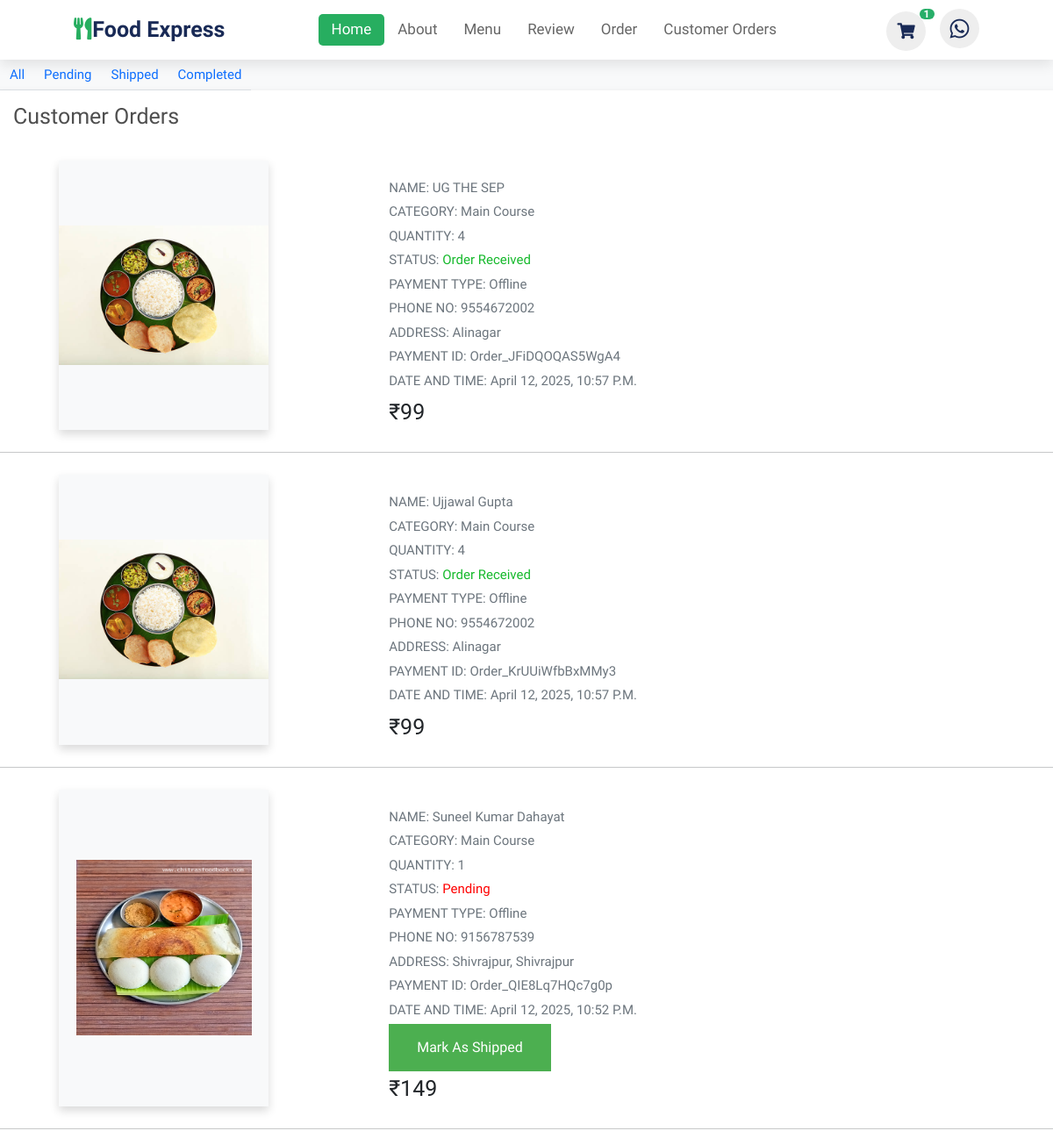
/customer-orders/ (signed in), run on an earlier commit of the app's database.
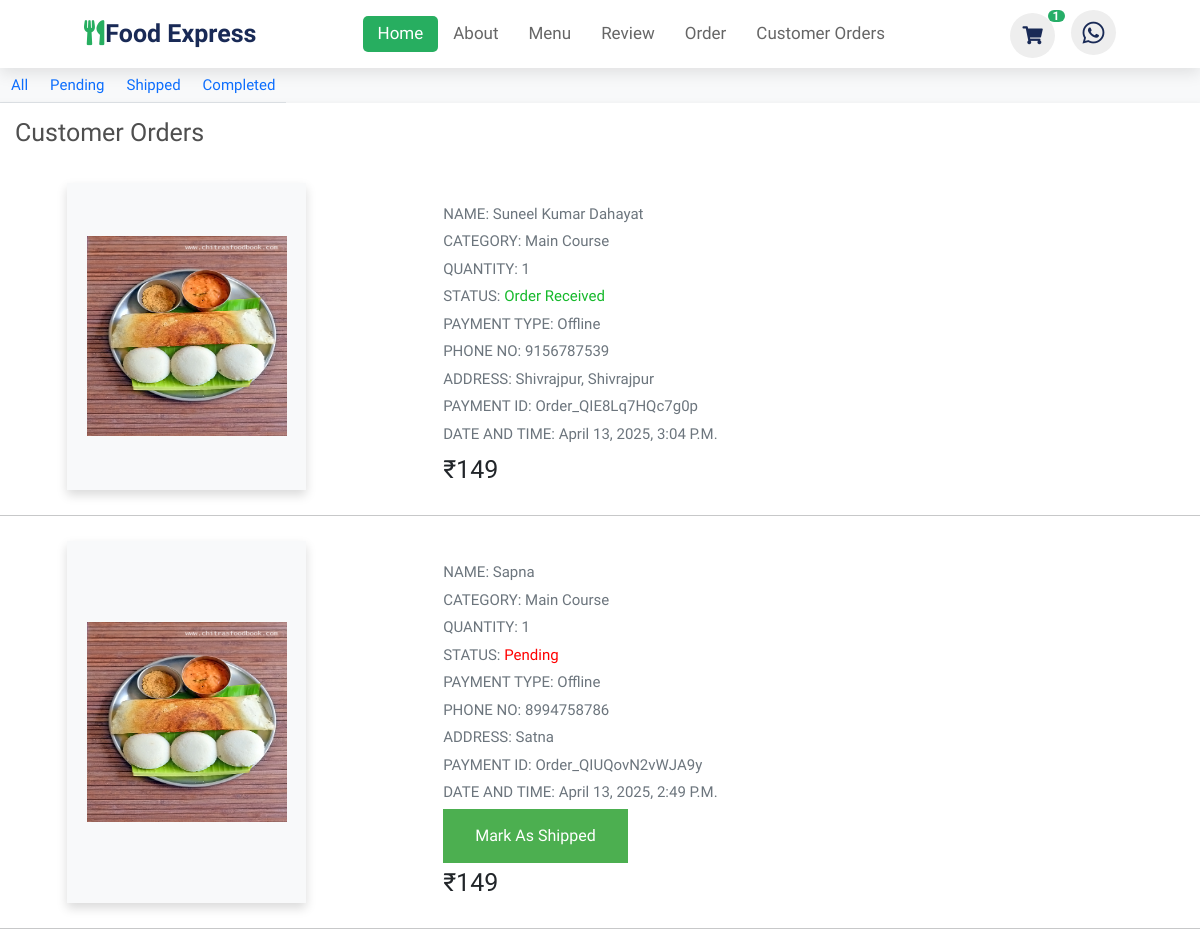
And on a later commit of the database.
### Home/models.py (models this page shows, shortened)
class Items(models.Model):
    food=models.ForeignKey(Food,on_delete=models.CASCADE)
    user=models.ForeignKey(User,on_delete=models.CASCADE)
    qty=models.IntegerField(default=1,blank=True)

class Food(models.Model):
    name=models.TextField()
    category=models.ForeignKey(Categories,on_delete=models.CASCADE)
    is_special=models.BooleanField()
    is_popular=models.BooleanField()
    price=models.IntegerField()
    image=models.FileField(upload_to="images")
    description=models.TextField()

class Order(models.Model):
    user=models.ForeignKey(User,on_delete=models.CASCADE)
    name=models.CharField(max_length=1000)
    address=models.TextField()
    phone=models.TextField()
    dish=models.ManyToManyField(Items)
    razorpay_payment_id=models.CharField(max_length=100,blank=True)
    pay_on_delivery=models.BooleanField(default=False)
    shipped=models.BooleanField(default=False)
    order_received=models.BooleanField(default=False)
    paid=models.BooleanField(default=False)
    date_time=models.DateTimeField(auto_now=True,blank=True)

class Categories(models.Model):
    name=models.TextField()

### User/views.py (the view)
    def mod_isauth(request):
        if 'username' in request.session.keys() or request.user in User.objects.all():
            return isauth(request)
        else:
            return redirect('signin')

### Home/views.py (called while the page is built)
@deco_auth
def Customer_Orders(request):
    if request.user.is_staff == True:
        filter=request.GET.get('filter')
        if filter=="pending":
            orders=Order.objects.filter(paid=True,order_received=False,shipped=False)
        elif filter=='shipped':
            orders=Order.objects.filter(shipped=True,order_received=False)
        elif filter=='completed':
            orders=Order.objects.filter(order_received=True)
        else:
            orders=Order.objects.all()
        orders=[o for o in orders if o.paid==True]
        if request.user.is_authenticated:
            cart_size=len(Items.objects.filter(user=request.user))
        else:
            cart_size=0
        return render(request,'Home/all_orders.html',{'cart_size':cart_size,'cart':orders})
    else:
        redirect('home')

### User/views.py (called while the page is built)
def deco_auth(isauth):
    def mod_isauth(request):
        if 'username' in request.session.keys() or request.user in User.objects.all():
            return isauth(request)
        else:
            return redirect('signin')
    return mod_isauth

### templates/Home/all_orders.html (shortened to what the changed rows need)
<html lang="en">
{% load static %}
<head>
<link rel="stylesheet" href="https://stackpath.bootstrapcdn.com/bootstrap/5.0.0-alpha1/css/bootstrap.min.css">
<link rel="stylesheet" href="https://cdnjs.cloudflare.com/ajax/libs/font-awesome/5.10.0/css/all.min.css" />
<link rel="stylesheet" href="{% static 'css/style.css' %}">
<link rel="stylesheet" href="{% static 'css/my_orders.css' %}">
</head>
<body class="bg-light">
<div class="container-fluid">
<div class="row">
<div class="col-md-10 col-11 mx-auto">
<div class="row mt-5 gx-3">
<div class="col-md-12 col-lg-8 col-11 mx-auto main_cart mb-lg-0 mb-5 shadow">
<h2 class="py-4 font-weight-bold" style="margin-left: 20px; font-size: 25px;">Customer Orders</h2>
{% for item in cart %}
{% for d in item.dish.all %}
<div class="card p-4">
<div class="row">
<div class="col-md-5 col-11 mx-auto bg-light d-flex justify-content-center align-items-center shadow product_img">
<img src="{{d.food.image.url}}" class="img-fluid" alt="cart img">
</div>
<div class="col-md-7 col-11 mx-auto px-4 mt-2">
<div class="row">
<div class="col-6 card-title" style="width: 100%;">
<p class="mb-2" style="font-size: 15px;">NAME: {{item.name}}</p>
<p class="mb-2" style="font-size: 15px;">CATEGORY: {{d.food.category.name}}</p>
<p class="mb-2" style="font-size: 15px;">QUANTITY: {{d.qty}}</p>
{% if item.order_received %}
<p class="mb-2" style="font-size: 15px;">STATUS: <span style="color: #15b92b">Order Received</span></p>
{% elif item.shipped %}
<p class="mb-2" style="font-size: 15px;">STATUS: <span style="color: rgba(196, 196, 17, 0.952);">Shipped</span></p>
{% else %}
<p class="mb-2" style="font-size: 15px;">STATUS: <span style="color: red;">Pending</span></p>
{% endif %}
{% if item.pay_on_delivery %}
<p class="mb-2" style="font-size: 15px;">PAYMENT TYPE: Offline</p>
{% else %}
<p class="mb-2" style="font-size: 15px;">PAYMENT TYPE: Online </p>
{% endif %}
<p class="mb-2" style="font-size: 15px;">PHONE NO: {{item.phone}} </p>
<p class="mb-2" style="font-size: 15px;">ADDRESS: {{item.address}} </p>
<p class="mb-2" style="font-size: 15px;">PAYMENT ID: {{item.razorpay_payment_id}} </p>
<p class="mb-2" style="font-size: 15px;">DATE AND TIME: {{item.date_time}} </p>
{% if item.order_received %}
{% elif item.shipped %}
<a href="http://127.0.0.1:8000/order-received?id={{item.id}}" class="anchor">Mark as Completed</a>
{% elif item.paid %}
<a href="http://127.0.0.1:8000/order-shipped?id={{item.id}}" class="anchor">Mark as Shipped</a>
{% endif %}
</div>
<div class="col-4 d-flex justify-content-end price_money">
<h3 style="font-size: 25px;">₹<span id="itemval">{{d.food.price}}</span></h3>
</div>
</div>
</div>
</div>
</div>
<hr/>
{% endfor %}
{% endfor %}
</div>
</div>
</div>
</div>
</div>
</body>
</html>

What changed in the data, as far as the page shows it:
removed Order: name "UG THE SEP", phone "9554672002", address "Alinagar", razorpay_payment_id "Order_JFiDQOQAS5WgA4", date_time "April 12, 2025, 10:57 P.m."
removed Items: food.image (picture), food.category.name "Main Course", qty "4", shows "STATUS:", food.price "99"
removed Order: name "Ujjawal Gupta", phone "9554672002", address "Alinagar", razorpay_payment_id "Order_KrUUiWfbBxMMy3", date_time "April 12, 2025, 10:57 P.m."
changed Order "Suneel Kumar Dahayat": order_received False → True (drawn); date_time "April 12, 2025, 10:52 P.m." → "April 13, 2025, 3:04 P.m."
computed for Items (number 1 of 2 on the later page): text "Pending Mark As Shipped" → "Order Received"
added Order: name "Sapna", phone "8994758786", address "Satna", razorpay_payment_id "Order_QIUQovN2vWJA9y", date_time "April 13, 2025, 2:49 P.m."
added Items: food.image (picture), food.category.name "Main Course", qty "1", shows "STATUS:", food.price "149"
